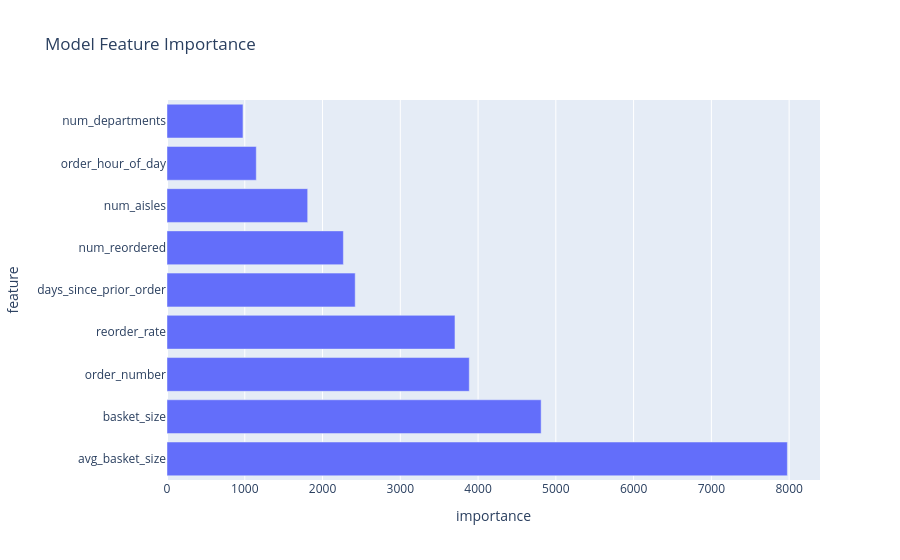

Source (notebook cell):
### Code cell
importance = pd.DataFrame({
    "feature": input_train.columns,
    "importance": light_basket.feature_importances_
})

importance = importance.sort_values("importance", ascending=False)

fig = px.bar(
    importance,
    x="importance",
    y="feature",
    orientation="h",
    title="Model Feature Importance"
)

fig.show()

### Figure 1 — Plotly figure (JSON) as saved in the notebook; plotly's stock layout.template omitted (floating-point values rounded to 4 significant figures)
{"data": [{"hovertemplate": "importance=%{x}<br>feature=%{y}<extra></extra>", "legendgroup": "", "marker": {"color": "#636efa", "pattern": {"shape": ""}}, "name": "", "orientation": "h", "showlegend": false, "textposition": "auto", "type": "bar", "x": [7977, 4811, 3887, 3703, 2420, 2268, 1809, 1148, 977], "xaxis": "x", "y": ["avg_basket_size", "basket_size", "order_number", "reorder_rate", "days_since_prior_order", "num_reordered", "num_aisles", "order_hour_of_day", "num_departments"], "yaxis": "y"}], "layout": {"barmode": "relative", "legend": {"tracegroupgap": 0}, "title": {"text": "Model Feature Importance"}, "xaxis": {"anchor": "y", "domain": [0, 1], "title": {"text": "importance"}}, "yaxis": {"anchor": "x", "domain": [0, 1], "title": {"text": "feature"}}}}
